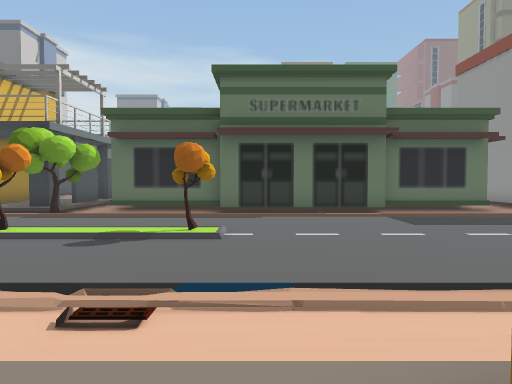
View 1 (above)

24 first-person views from a walk through a 3-D level made in the Unity game engine. The camera is 1.5 m above the floor, tilts 2° down and sees 70° across. The floor is counted in squares, 2 m on a side. Each view is taken from the middle of a square. On the plan, view 1 faces up. The plan holds only what a view shows up to about 11 squares ahead; the rest is blank. The place goes on beyond the plan.

View 2
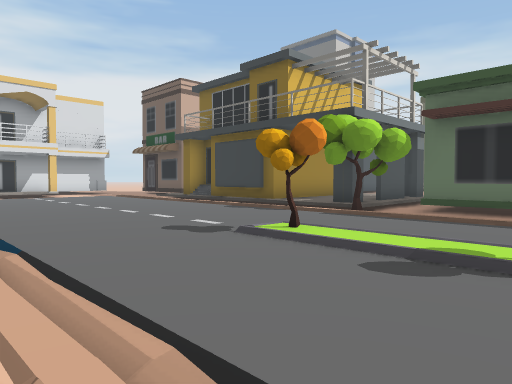

View 3
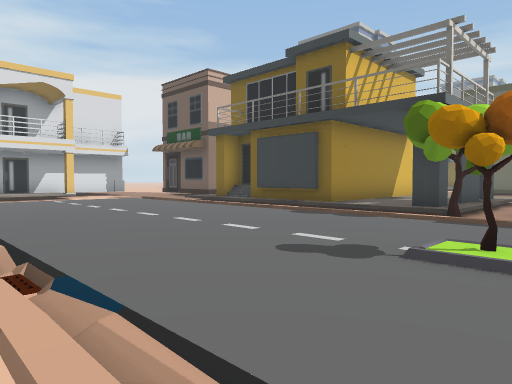

View 4
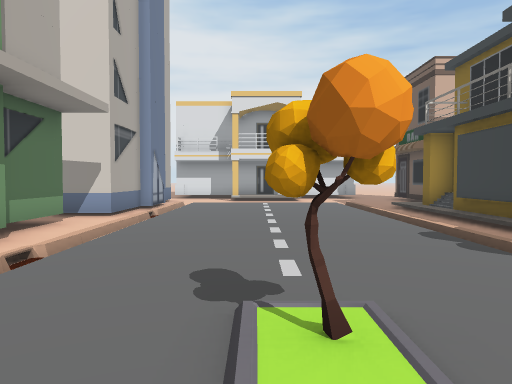

View 5
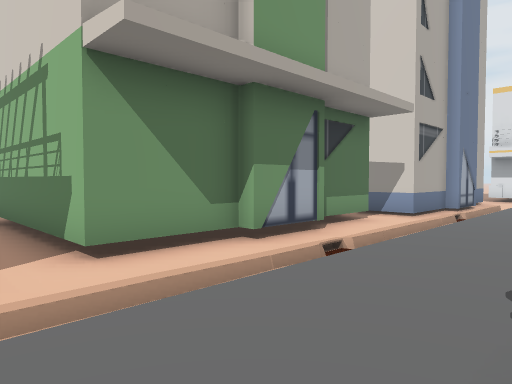

View 6
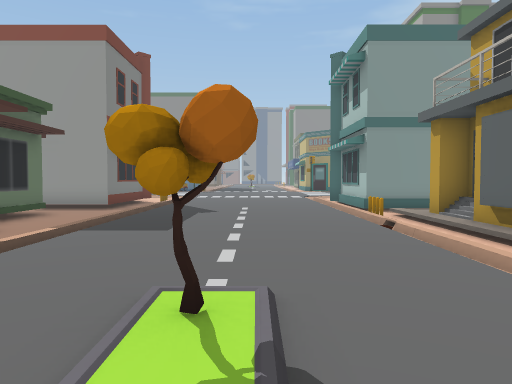

View 7
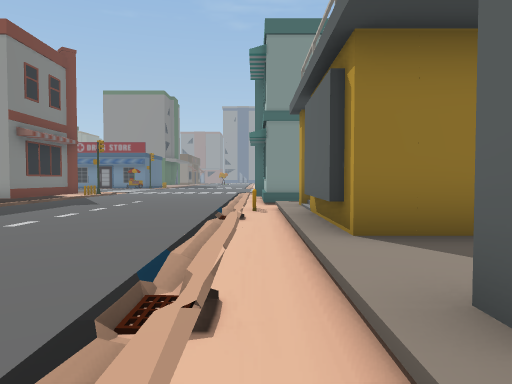

View 8
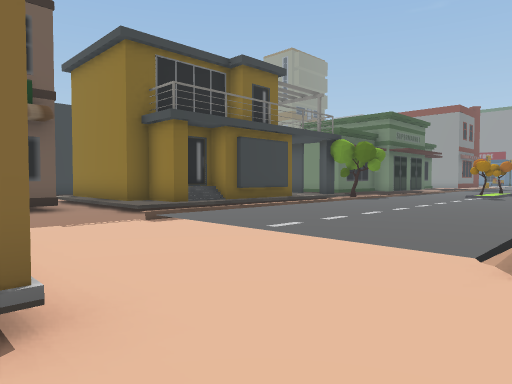

View 9
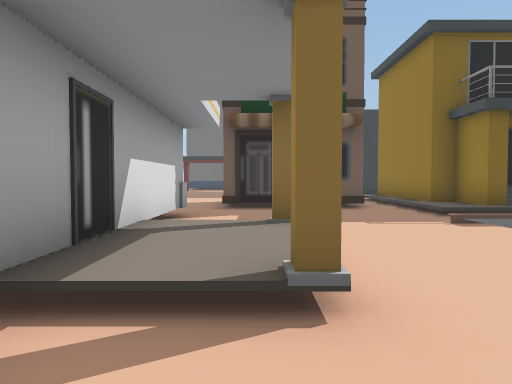

View 10
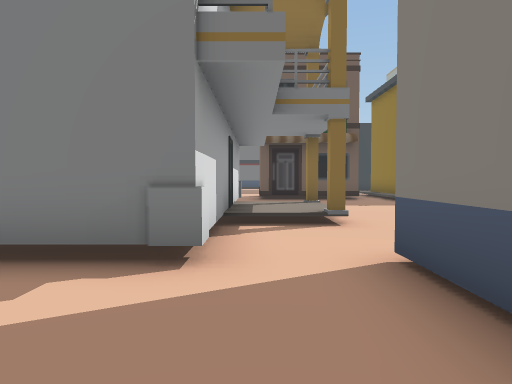

View 11
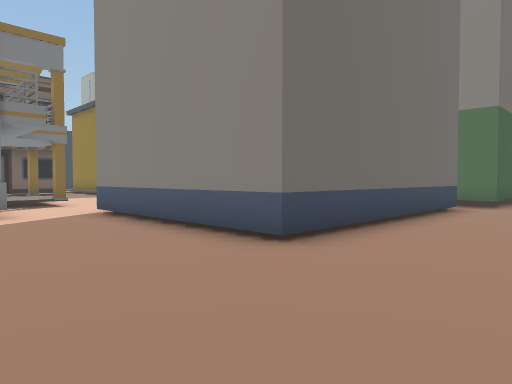

View 12
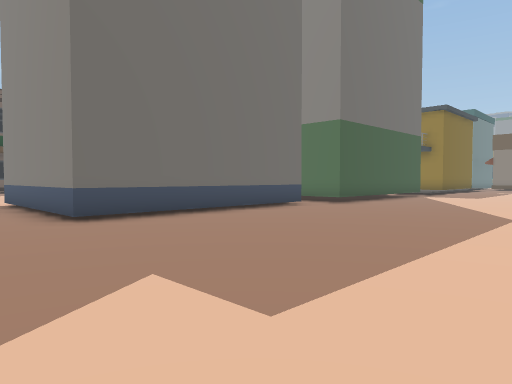

View 13
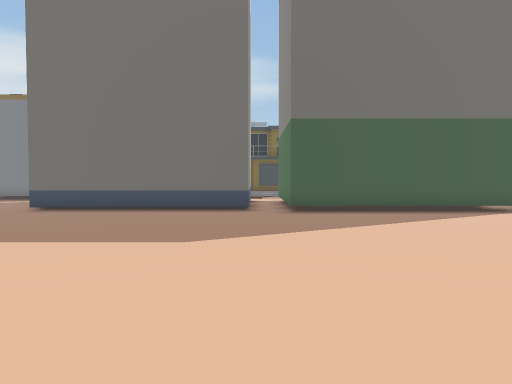

View 14
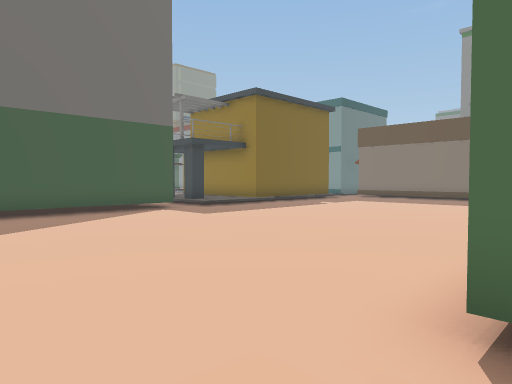

View 15
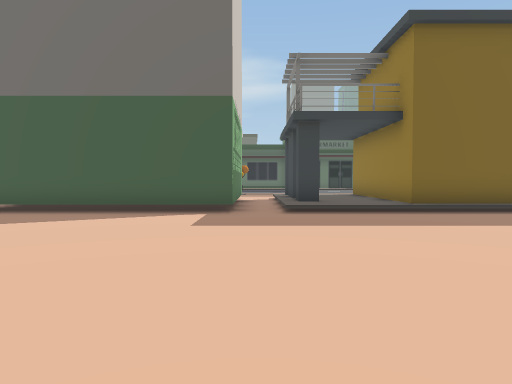

View 16
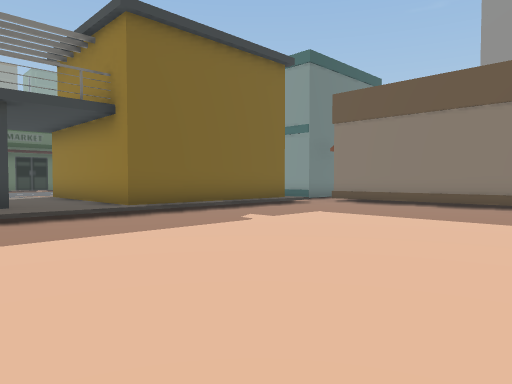

View 17
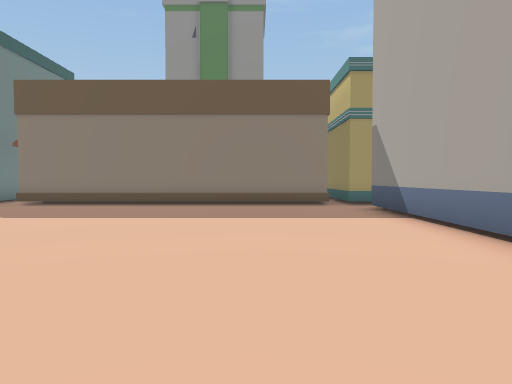

View 18
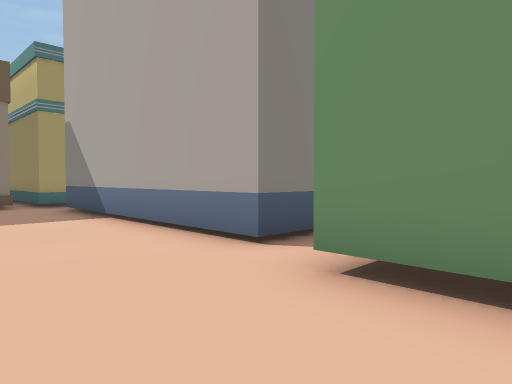

View 19
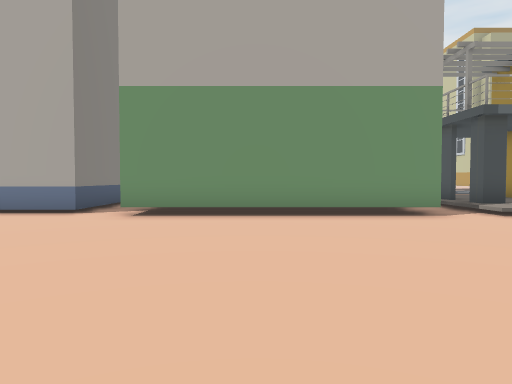

View 20
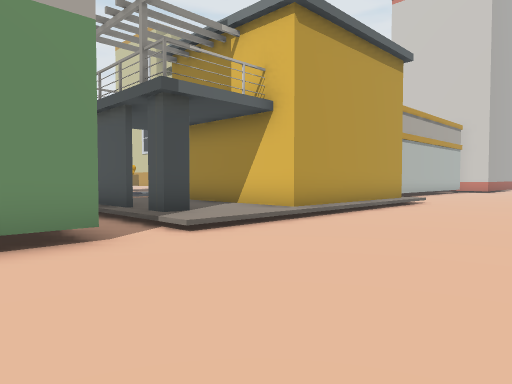

View 21
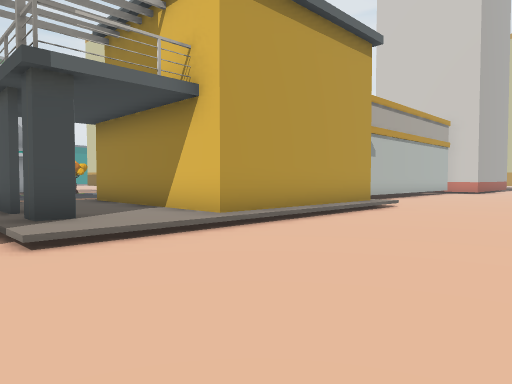

View 22
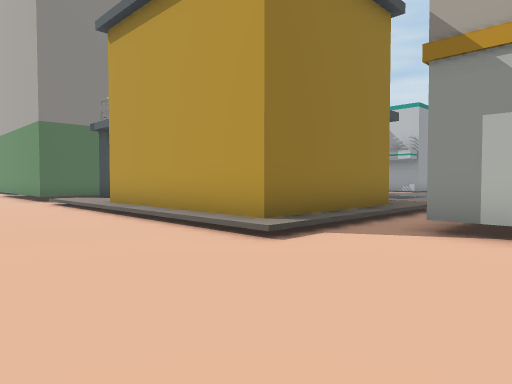

View 23
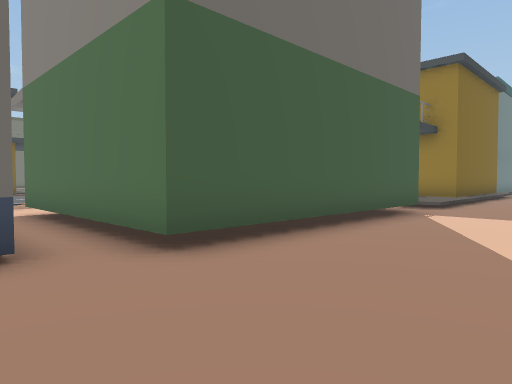

View 24
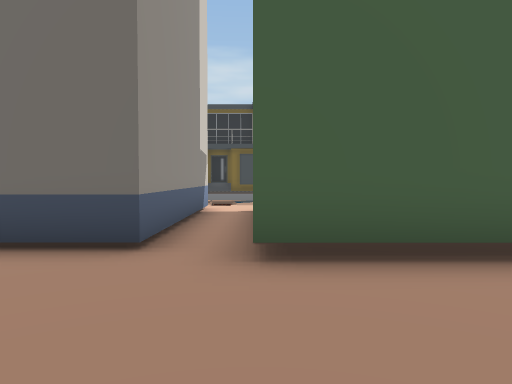

### Floor plan
Key: @ floor where view 1 was taken; # wall or solid block; x gap in a wall; . main floor; : floor 0.25 m higher than the main floor; / step, stairs or slope; ^ raised ledge; O other object.
Columns run from 21 left of view 1 to 8 right of it. Each row starts with its distance up from view 1.
 14                #/
 13  ..   ./#      x/
 12  ..###./#   #::#/           ..
 11  ... ../#####:::/OOOO    OOO..
 10  ... ../#/###::#/...OOOOO.....
  9  #.. .........  O       ......
  8  #  ...///////////////////////
  7  #/#...:::::::::::::::::::::::
  6  #::...:::::::::::::::::::::::
  5  #::...::::::::::O//O:::::::::
  4  #/#...:::::::::::::::::::::::
  3  #.....:::::::::::::::::::::::
  2 ##.........................O..
  1 ....O OOOO....OO...#::###/#:.O
  0 ....O    O.OOO  OO. :@# ###  O
 -1  ...O    O.O     O. ::#      O
 -2  ...O    O.O     O.x::#
 -3  ...O    O.O     O.#::#
 -4 ....OOOOOO.OOOOOOO.:::#####
 -5 .................../////////.^
 -6 .............................#
 -7 .............................#
 -8  ............................#
 -9  ............................#
-10  ............................#
-11 .............................#
-12 .............................#
-13 .............................#
-14 .............................#
-15  ...######::/.OOOOOO.OOOOOOO.#
-16  ...#    #:#/.      .O
-17  :O.#    #:x/.      .O

Positions as (right, up) in squares from view 1, and headings:
1: (0, 0), facing up
2: (-1, 2), facing up-left
3: (-3, 2), facing up-left
4: (-2, 5), facing left
5: (-2, 5), facing down-left
6: (-3, 5), facing right
7: (-3, 2), facing right
8: (-18, 2), facing up-right
9: (-18, 2), facing up
10: (-19, -2), facing up
11: (-21, -7), facing up-right
12: (-20, -11), facing up-right
13: (-11, -15), facing up
14: (-10, -15), facing up-right
15: (-3, -13), facing up
16: (-3, -12), facing up-right
17: (-3, -12), facing right
18: (-3, -12), facing down-right
19: (-4, -7), facing down
20: (-6, -10), facing down-left
21: (-8, -10), facing down-left
22: (-21, -11), facing down-right
23: (-12, -8), facing up-right
24: (-10, -8), facing up
